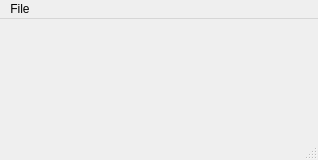
<?xml version="1.0" encoding="UTF-8"?>
<ui version="4.0">
 <class>MainWindow</class>
 <widget class="QMainWindow" name="MainWindow">
  <property name="windowTitle" stdset="0">
   <string>MainWindow</string>
  </property>
  <property name="geometry" stdset="0">
   <rect>
    <x>0</x>
    <y>0</y>
    <width>318</width>
    <height>160</height>
   </rect>
  </property>
  <widget class="QWidget" name="centralWidget">
   <layout class="QGridLayout" name="gridLayout"/>
  </widget>
  <widget class="QMenuBar" name="menuBar">
   <property name="geometry" stdset="0">
    <rect>
     <x>0</x>
     <y>0</y>
     <width>318</width>
     <height>29</height>
    </rect>
   </property>
   <widget class="QMenu" name="menuFile">
    <property name="title" stdset="0">
     <string>File</string>
    </property>
    <addaction name="actionDialog_Test"/>
    <addaction name="actionExit"/>
   </widget>
   <addaction name="menuFile"/>
  </widget>
  <widget class="QStatusBar" name="statusBar"/>
  <action name="actionExit">
   <property name="text" stdset="0">
    <string>Exit</string>
   </property>
  </action>
  <action name="actionDialog_Test">
   <property name="text" stdset="0">
    <string>Dialog Test</string>
   </property>
  </action>
 </widget>
 <layoutdefault spacing="6" margin="11"/>
 <resources/>
 <connections/>
</ui>
